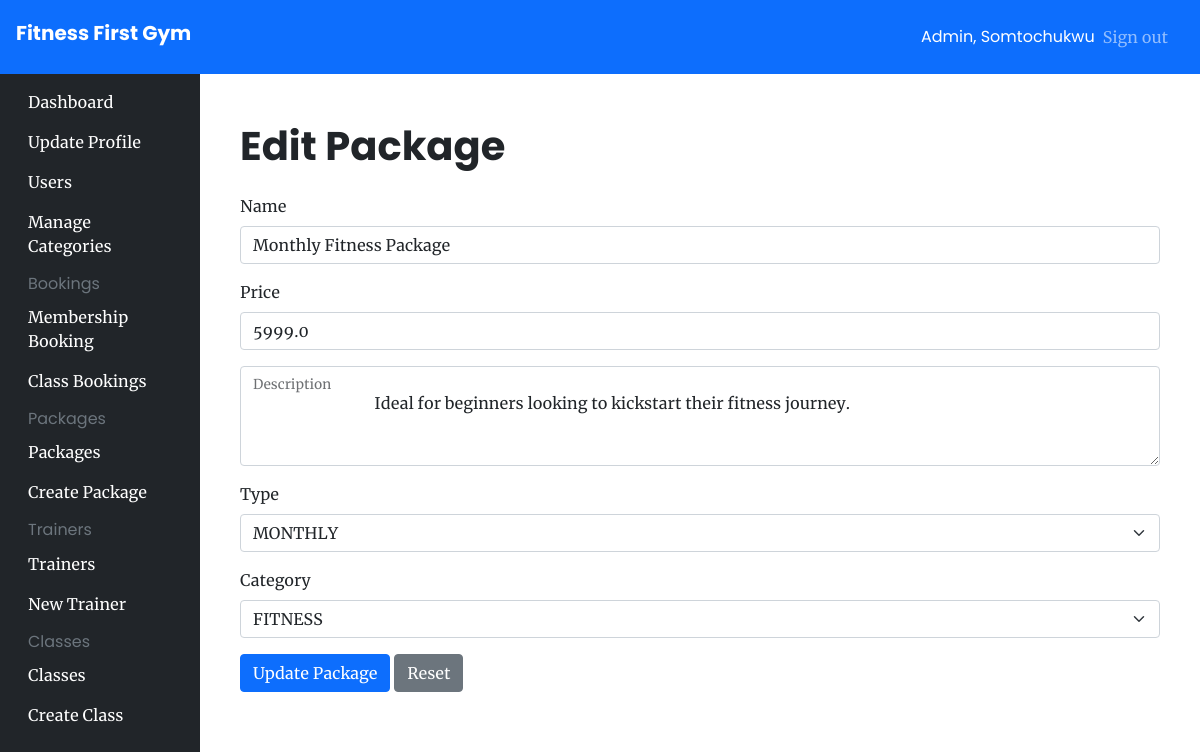
The app's page /admin/package/edit/1 (signed in) with its own data.
### app/models/__init__.py (models this page shows, shortened)
class User(UserMixin, db.Model):
    id = db.Column(db.Integer, primary_key=True)
    firstname = db.Column(db.String(200), nullable=False)
    lastname = db.Column(db.String(200), nullable=True)
    email = db.Column(db.String(100), nullable=False, unique=True)
    password = db.Column(db.String(200), nullable=False)
    isAdmin = db.Column(db.Boolean(), default=False)
    createdAt = db.Column(db.DateTime, default=datetime.utcnow)
    payment_details = db.relationship('PaymentDetails', uselist=False, back_populates='user')
    membership = db.relation('Membership', uselist=False, back_populates='user')

### app/models/Package.py (models this page shows)
class Package(db.Model):
    id = db.Column(db.Integer, primary_key=True)
    name = db.Column(db.String(100), unique=True)
    price = db.Column(db.Float)
    description = db.Column(db.String(100))
    premium = db.Column(db.Boolean, default=True)
    package_id = db.Column(db.Integer, db.ForeignKey('package_type.id'))
    package_type = db.relationship('PackageType', backref=db.backref('package', lazy='dynamic'))
    category_id = db.Column(db.Integer, db.ForeignKey('category.id'))
    category = db.relationship('Category', backref=db.backref('packages', lazy='dynamic'))

class PackageType(db.Model):
    id = db.Column(db.Integer, primary_key=True)
    name = db.Column(db.String(50), unique=True)

class Category(db.Model):
    id = db.Column(db.Integer, primary_key=True)
    name = db.Column(db.String(50), unique=True)

### app/admin_views.py (the view, shortened to what this page needs)
@app.route('/admin/package/edit/<int:id>', methods=['GET', 'POST'])
@login_required
@authorize_request
def edit_package(id):
   package = Package.query.get(int(id))
   categories = Category.query.all()
   package_types = PackageType.query.all()
   category = Category.query.get(package.category_id)
   return render_template('pages/admin/packages/edit.html', package=package, categories=categories, package_types=package_types)

### app/admin_views.py (called while the page is built)
def authorize_request(view_func):
   @wraps(view_func)
   def wrapped_view(*args, **kwargs):
      try:
         if current_user.isAdmin:
               return view_func(*args, **kwargs)
         else:
            flash('Unauthorized')
            return redirect('/')
      except Exception as error:
         return render_template('pages/error/500.html', error=error)
   return wrapped_view

### app/models/__init__.py (called while the page is built)
@login_manager.user_loader
def load_user(id):
    return User.query.get(id)

### app/templates/pages/admin/packages/edit.html (shortened to what this page needs)
{% extends "components/admin_base.html" %}
{% block content %}
<form action="/admin/package/edit/{{package.id}}" method="post" class="container mx-auto my-3 row g-3">
    <h1>Edit Package</h1>
    <div class="col-12">
        <label for="inputNanme4" class="form-label">Name</label>
        <input type="text" class="form-control" id="name" name="name" minlength="6" value="{{package.name if package.name}}" required>
    </div>
    <div class="col-12">
        <label for="inputEmail4" class="form-label">Price</label>
        <input type="number" class="form-control" id="price" name="price"
            value="{{package.price if package.price }}" required>
    </div>
    <div class="col-12">
        <div class="form-floating">
            <textarea class="form-control" placeholder="Address" id="description" name="description" required
                style="height: 100px;">
                {{package.description if package.description}}</textarea>
            <label for="floatingTextarea">Description</label>
        </div>
    </div>
    <div class="col-12">
        <label for="inputEmail4" class="form-label">Type</label>
        <select id="package_type" name="package_type" class="form-select">
            <option selected value="{{package.package_type.id}}">{{package.package_type.name}}</option>
        </select>
    </div>
    <div class="col-12">
        <label for="inputEmail4" class="form-label">Category</label>
        <select id="category" name="category" class="form-select">
            <option selected value="{{package.category_id if package.category_id else 1 }}">{{ package.category.name }}
            </option>
        </select>
    </div>
    <div class="text-left">
        <button type="submit" class="btn btn-primary">Update Package</button>
        <button type="reset" class="btn btn-secondary">Reset</button>
    </div>
</form>
{% endblock content %}

### app/templates/components/admin_base.html (shortened to what this page needs)
<!DOCTYPE html>
<html lang="en">
<head>
    <link rel="stylesheet" href="{{url_for('static', filename='css/bootstrap.min.css')}}" />
    <link rel="stylesheet" href="{{url_for('static', filename='css/main.css')}}" />
</head>
<body class="relative">
    <main>
        <nav class="navbar navbar-dark sticky-top bg-primary flex-md-nowrap p-3">
            <a class="navbar-brand h2 col-sm-3 col-md-2 mr-0" href="/">Fitness First Gym</a>
            <div class="navbar-nav px-3">
                <div class="nav-item text-nowrap d-flex align-items-center">
                    <span class="text-white mx-2">Admin, {{current_user.firstname}}</span>
                    <a class="nav-link" href="/auth/logout">Sign out</a>
                </div>
            </div>
        </nav>
        <div>
            <div class="container-fluid">
                <div class="row">
                    {% include "components/admin_navbar.html" %}
                    <main role="main" class="relative col-md-9 ml-sm-auto col-lg-10 p-3">
                        {% block content %} {% endblock %}
                    </main>
                </div>
            </div>
        </div>
    </main>
</body>
</html>

### app/static/css/main.css (style rules this page uses)
body { font-family: 'Merriweather'; }
h1, h2, h3, h4 , h5 , h6, .h1, .h2, .h3, .h4 , .h5 , .h6 { font-family: 'PoppinsBold'; font-weight: 500; }
span, p { font-family: 'Poppins'; }

### records on screen
User: firstname "Somtochukwu"
Package: name "Monthly Fitness Package", price "5999.0", description "Ideal for beginners looking to kickstart their fitness journey."
PackageType: package_type "MONTHLY"
Category: category "FITNESS"
